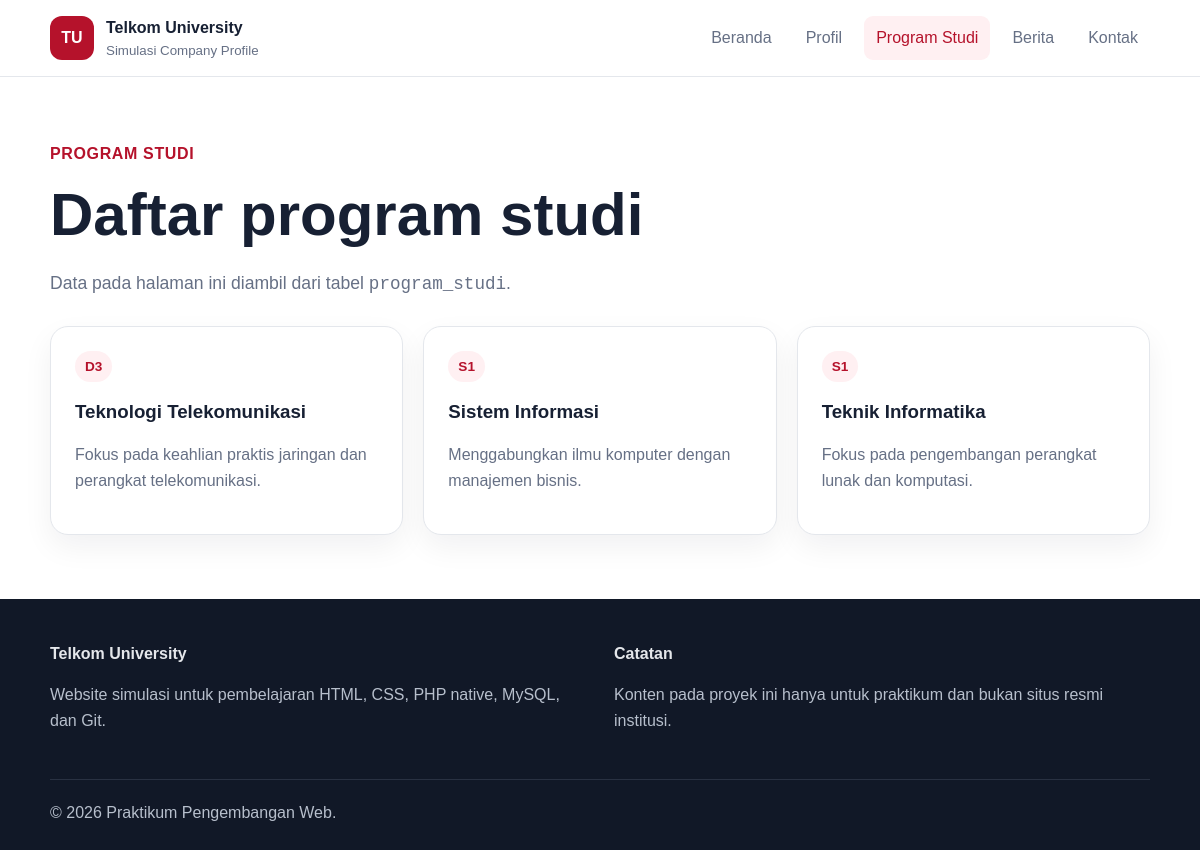
Screenshot of /programs.php with the database file from the repository.
### tables this page shows
CREATE TABLE `program_studi` (
  `id` int NOT NULL,
  `nama` varchar(100) NOT NULL,
  `jenjang` varchar(10) NOT NULL,
  `deskripsi` text
);

### programs.php (the view, shortened to what this page needs)
<?php
require_once 'config/database.php';
$result = $conn->query("SELECT nama, jenjang, deskripsi FROM program_studi ORDER BY jenjang, nama");
require 'includes/header.php';
?>
<section class="section">
 <div class="container">
 <div class="section-heading">
 <span class="eyebrow">Program Studi</span>
 <h1>Daftar program studi</h1>
 <p class="lead">Data pada halaman ini diambil dari tabel <code>program_studi</code>.</p>
 </div>
 <div class="grid-3">
 <?php while ($row = $result->fetch_assoc()): ?>
    <article class="card">
 <span class="badge"><?= htmlspecialchars($row['jenjang']) ?></span>
 <h3><?= htmlspecialchars($row['nama']) ?></h3>
 <p><?= htmlspecialchars($row['deskripsi']) ?></p>
 </article>
 <?php endwhile; ?>
 </div>
 </div>
</section>
<?php require 'includes/footer.php'; ?>

### includes/header.php (shortened to what this page needs)
<?php
$currentPage = basename($_SERVER['PHP_SELF']);
?>
<!doctype html>
<html lang="id">
<head>
 <link rel="stylesheet" href="assets/css/style.css">
</head>
<body>
<header class="site-header">
 <div class="container nav-wrap">
 <a class="brand" href="index.php">
 <span class="brand-mark">TU</span>
 <span>
 <strong>Telkom University</strong>
 <small>Simulasi Company Profile</small>
 </span>
 </a>
 <nav class="main-nav" aria-label="Navigasi utama">
 <a class="<?= $currentPage === 'index.php' ? 'active' : '' ?>" href="index.php">Beranda</a>
 <a class="<?= $currentPage === 'profile.php' ? 'active' : '' ?>" href="profile.php">Profil</a>
 <a class="<?= $currentPage === 'programs.php' ? 'active' : '' ?>" href="programs.php">Program Studi</a>
 <a class="<?= in_array($currentPage, ['news.php', 'news_detail.php']) ? 'active' : '' ?>" href="news.php">Berita</a>
 <a class="<?= $currentPage === 'contact.php' ? 'active' : '' ?>" href="contact.php">Kontak</a>
 </nav>
 </div>
</header>
<main>

### includes/footer.php
</main>
<footer class="site-footer">
 <div class="container footer-grid">
 <div>
 <strong>Telkom University</strong>
 <p>Website simulasi untuk pembelajaran HTML, CSS, PHP native, MySQL, dan Git.</p>
 </div>
 <div>
 <strong>Catatan</strong>
 <p>Konten pada proyek ini hanya untuk praktikum dan bukan situs resmi institusi.</p>
 </div>
 </div>
 <p class="copyright">&copy; <?= date('Y') ?> Praktikum Pengembangan Web.</p>
</footer>
</body>
</html>

### includes/css/style.css (style rules this page uses)
:root { --primary: #b5122b; --primary-dark: #7f0d1f; --ink: #172033; --muted: #667085; --surface: #ffffff; --soft: #f6f7fb; --line: #e4e7ec; --success: #147a50; }
* { box-sizing: border-box; }
body { margin: 0; font-family: Arial, Helvetica, sans-serif; color: var(--ink); background: var(--surface); line-height: 1.6; }
a { color: inherit; }
.container { width: min(1100px, 92%); margin: 0 auto; }
.site-header { position: sticky; top: 0; z-index: 10; background: rgba(255,255,255,.96); border-bottom: 1px solid var(--line); }
.nav-wrap { display: flex; align-items: center; justify-content: space-between; gap: 24px; min-height: 76px; }
.brand { display: flex; align-items: center; gap: 12px; text-decoration: none; }
.brand-mark { display: grid; place-items: center; width: 44px; height: 44px; border-radius: 12px; background: var(--primary); color: #fff; font-weight: 800; }
.brand small { display: block; color: var(--muted); }
.main-nav { display: flex; gap: 10px; flex-wrap: wrap; }
.main-nav a { text-decoration: none; padding: 9px 12px; border-radius: 9px; color: var(--muted); }
.main-nav a:hover, .main-nav a.active { background: #fff0f2; color: var(--primary); }
.eyebrow { color: var(--primary); font-weight: 700; letter-spacing: .04em; text-transform: uppercase; }
h1, h2, h3 { line-height: 1.2; }
h1 { font-size: clamp(2.1rem, 5vw, 4rem); margin: 12px 0 18px; }
.lead { color: var(--muted); font-size: 1.1rem; max-width: 720px; }
.hero-card, .card { background: #fff; border: 1px solid var(--line); border-radius: 18px; padding: 24px; box-shadow: 0 12px 30px rgba(16,24,40,.06); }
.section { padding: 64px 0; }
.section-heading { margin-bottom: 28px; }
.grid-3 { display: grid; grid-template-columns: repeat(3, 1fr); gap: 20px; }
.card p { color: var(--muted); }
.badge { display: inline-block; padding: 5px 10px; border-radius: 999px; background: #fff0f2; color: var(--primary); font-size: .85rem; font-weight: 700; }
.site-footer { background: #111827; color: #e5e7eb; padding: 42px 0 24px; }
.footer-grid { display: grid; grid-template-columns: 1fr 1fr; gap: 28px; }
.site-footer p { color: #b7bfcc; }
.copyright { width: min(1100px,92%); margin: 30px auto 0; padding-top: 20px; border-top: 1px solid #293142; }

### rows the page displays
program_studi: jenjang "D3", nama "Teknologi Telekomunikasi", deskripsi "Fokus pada keahlian praktis jaringan dan perangkat telekomunikasi."
program_studi: jenjang "S1", nama "Sistem Informasi", deskripsi "Menggabungkan ilmu komputer dengan manajemen bisnis."
program_studi: jenjang "S1", nama "Teknik Informatika", deskripsi "Fokus pada pengembangan perangkat lunak dan komputasi."
